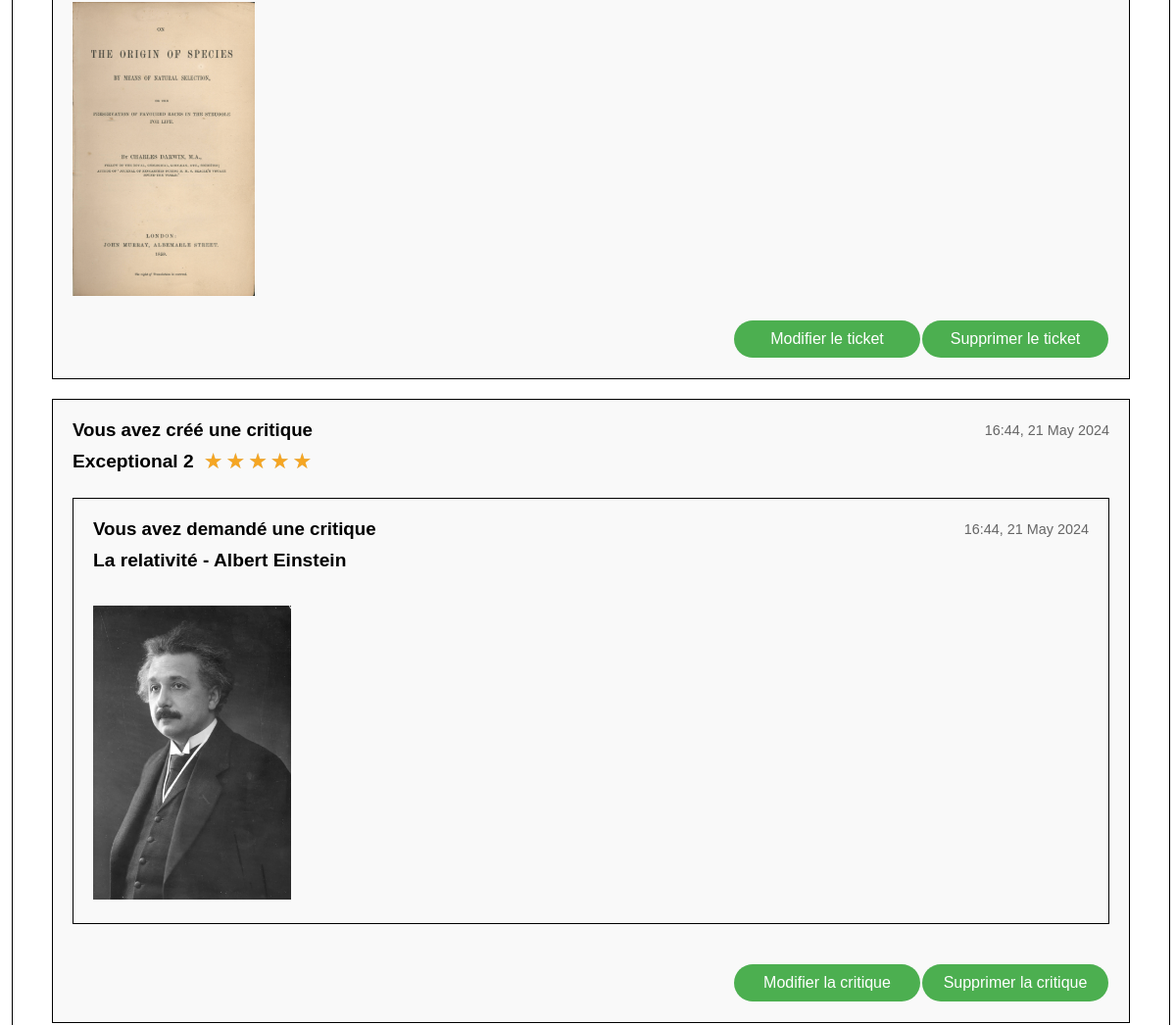
Page /my_post (signed in, middle part) on the earlier database version.
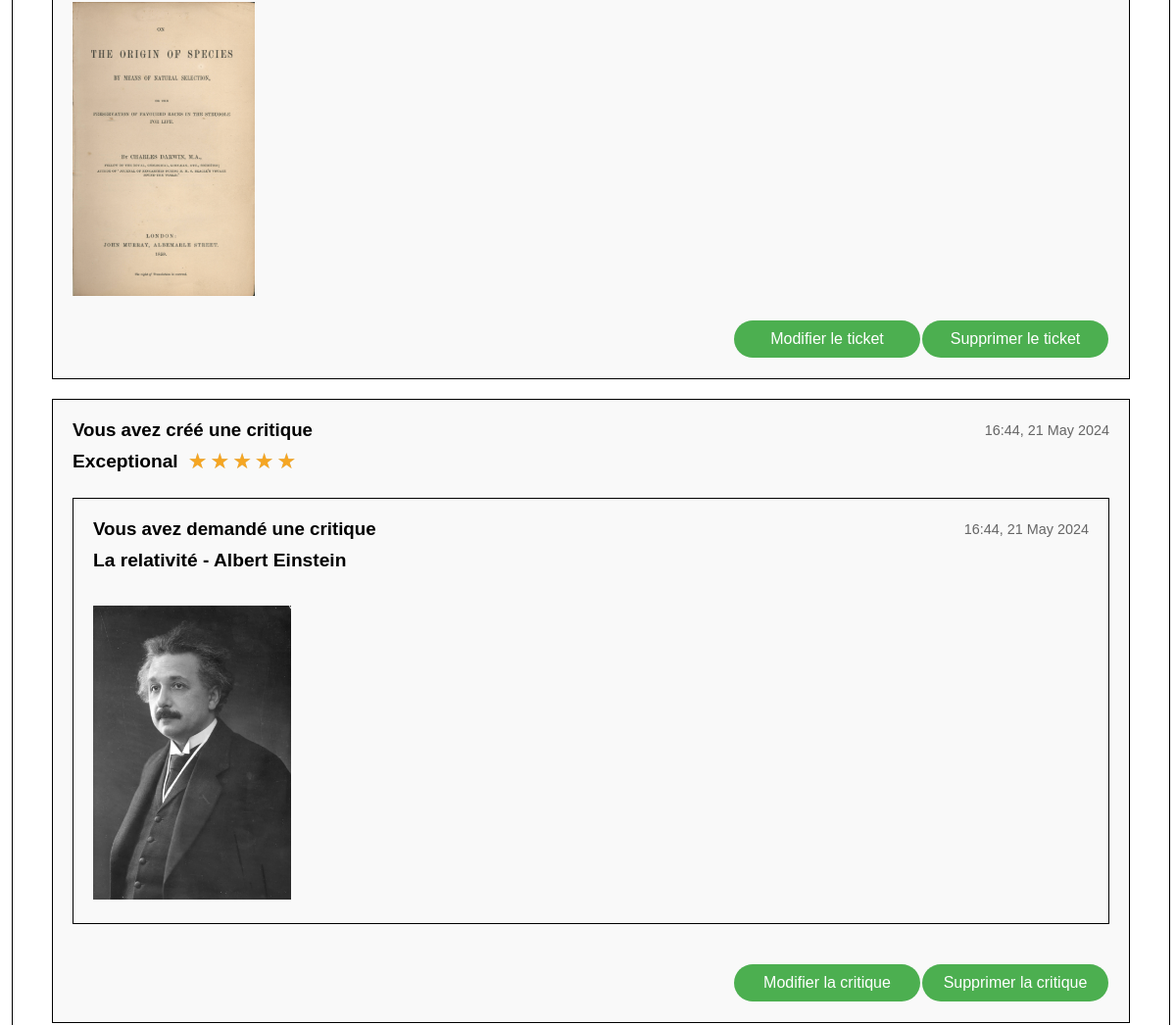
Same page on the later database version.
### actions_users/models.py (models this page shows)
class BasePost(models.Model):
    time_created = models.DateTimeField(auto_now_add=True)
    user = models.ForeignKey(to=settings.AUTH_USER_MODEL, on_delete=models.CASCADE)
    class Meta:
        abstract = True

class Review(BasePost):
    headline = models.CharField(max_length=128, null=True, blank=True)
    body = models.TextField(
        max_length=8192, null=True, blank=True
    )  # Body peut être vide
    ticket = models.ForeignKey(
        to=Ticket, on_delete=models.CASCADE
    )  # Lien vers le ticket associé
    rating = models.PositiveSmallIntegerField(
        validators=[MinValueValidator(0), MaxValueValidator(5)]
    )

class Ticket(BasePost):
    title = models.CharField(max_length=128)
    description = models.TextField(max_length=2048, blank=True)
    image = models.ImageField(blank=True, null=True)

### actions_users/views.py (the view)
# urls.py: path("my_post", actions_view.my_post, name="my_post"),
@login_required
def my_post(request):
    user = request.user
    user_review_count = (
        Review.objects.filter(ticket=OuterRef("pk"), user=user)
        .values("ticket")
        .annotate(count=Count("id"))
        .values("count")
    )
    tickets = Ticket.objects.filter(user=user).annotate(
        user_review_count=Subquery(user_review_count)
    )
    reviews = Review.objects.filter(user=user)
    posts = sorted(
        chain(tickets, reviews), key=lambda post: post.time_created, reverse=True
    )
    content = {"posts": posts}
    return render(request, "my_post.html", context=content)

### actions_users/templates/my_post.html (shortened to what this page needs)
{% extends 'user_actions_base.html' %}
{% block content %}
{% load static %}
{% block extra_css %}
<link rel="stylesheet" href="{% static 'actions_users/css/flux.css' %}" />
{% endblock %}
{% include 'partials/render_flux.html' with post=post %}
{% endblock %}

### actions_users/templates/partials/render_flux.html (shortened to what this page needs)
<div class="content-wrapper">
  {% for post in posts %}
    {% if post.title %}
      <article>
        {% include 'partials/render_ticket.html' with post=post %}
      </article>
    {% elif post.headline %}
      <article>
        {% include 'partials/render_review.html' with post=post %}
      </article>
    {% endif %}
  {% endfor %}
</div>

### actions_users/templates/partials/render_ticket.html (shortened to what this page needs)
{% load static %}
{% block content %}
<link rel="stylesheet" href="{% static 'actions_users/css/flux.css' %}" />
<div class="post">
  <div class="post-header">
    {% if user == post.user %}
    <h3>Vous avez demandé une critique</h3>
    {% else %}
    <h3>{{ post.user.username }} a demandé une critique</h3>
    {% endif %}
    <span class="post-date">{{ post.time_created|date:"H:i, d F Y" }}</span>
  </div>
  <h4 class="post-title">{{ post.title }}</h4>
  {% if post.image %}
  <div class="post-image">
    <img src="{{ post.image.url }}" alt="Image for {{ post.title }}" />
  </div>
  {% endif %}
  {% if request.path == "/my_post" and user == post.user %}
  {% if passthrough_review.user.username != user.username %}
  <div class="post-footer">
    <a href="{% url 'ticket_edit' ticket_id=post.id %}" class="buttons">Modifier le ticket</a>
    <a href="{% url 'delete_ticket' ticket_id=post.id %}" class="buttons" onclick="return confirm('Voulez-vous vraiment supprimer ce ticket ?');">Supprimer le ticket</a>
  </div>
  {% endif %} {% endif %}
</div>
{% endblock %}

### actions_users/templates/partials/render_review.html (shortened to what this page needs)
{% load static %}
<link rel="stylesheet" href="{% static 'actions_users/css/stars_rating.css' %}" />
<div class="post">
  <div class="post-header">
    {% if user == post.user %}
    <h3>Vous avez créé une critique</h3>
    {% else %}
    <h3>{{ post.user.username }} a créé une critique</h3>
    {% endif %}
    <span class="post-date">{{ post.time_created|date:"H:i, d F Y" }}</span>
  </div>
  <div class="post-title-container">
    <h4 class="post-title">{{ post.headline }}</h4>
    {% if post.rating %}
      <div class="post-rating" data-rating="{{ post.rating }}"></div>
    {% endif %}
  </div>
  <div>
    {% include 'partials/render_ticket.html' with post=post.ticket passthrough_review=post %}
  </div>
  {% if request.path == "/my_post" and user == post.user %}
  <div class="post-footer">
    <a href="{% url 'edit_review' review_id=post.id %}" class="buttons">Modifier la critique</a>
    <a href="{% url 'delete_review' review_id=post.id %}" class="buttons" onclick="return confirm('Voulez-vous vraiment supprimer cette critique ?');">Supprimer la critique</a>
  </div>
  {% endif %}
</div>

Differences in the rows shown:
changed Review "La relativité - Albert Einstein": headline "Exceptional 2" → "Exceptional"
